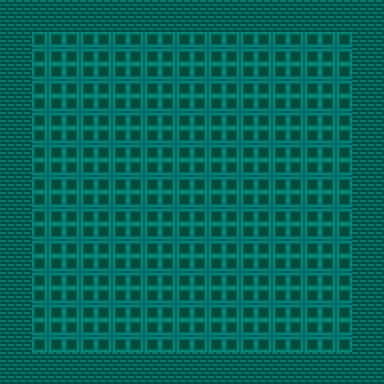

This game map was drawn from its Tiled (.tmx) file and the tilesets committed beside it. A one-line description and the trimmed map source follow:
An orthogonal 12x12 tile map with 32x32 px tiles, 1 tile layer (Tile Layer 1).

<map version="1.10" tiledversion="1.11.2" orientation="orthogonal" renderorder="right-down" width="12" height="12" tilewidth="32" tileheight="32" infinite="0" nextlayerid="2" nextobjectid="1">
 <tileset firstgid="1" source="../tiles/bios_garden.tsx" />
 <layer id="1" name="Tile Layer 1" width="12" height="12">
  <data>[144 cells, 144 non-empty, 2 distinct tile ids]</data>
 </layer>
</map>
